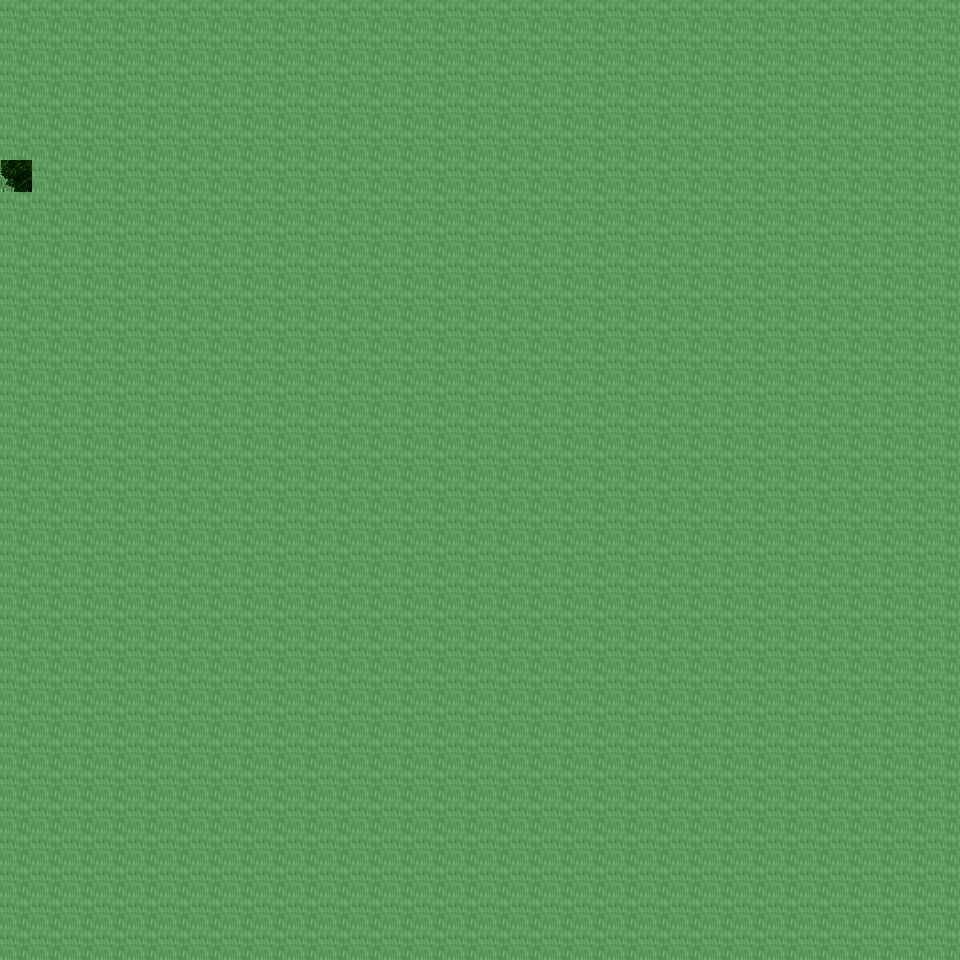

Below is a game level as drawn by its tile map, then a one-line description and the .tmx that defines it (tile-layer data replaced by summaries):
An orthogonal 30x30 tile map with 32x32 px tiles, 6 tile layers (Ground, Object, Object2, Above, ...), 19 tilesets and 1 object (mapchange).

<map version="1.0" orientation="orthogonal" renderorder="right-down" width="30" height="30" tilewidth="32" tileheight="32" nextobjectid="2">
  <tileset firstgid="1" name="tileset_ground_ground" tilewidth="32" tileheight="32" tilecount="33" columns="3">
    <image source="../drawable/tileset_ground_ground.png" width="96" height="352" />
  </tileset>
  <tileset firstgid="34" name="tileset_building_castle" tilewidth="32" tileheight="32" tilecount="320" columns="20">
    <image source="../drawable/tileset_building_castle.png" width="640" height="512" />
  </tileset>
  <tileset firstgid="354" name="tileset_plant_flower_daisy_white" tilewidth="32" tileheight="32" tilecount="8" columns="2">
    <image source="../drawable/tileset_plant_flower_daisy_white.png" width="64" height="128" />
  </tileset>
  <tileset firstgid="362" name="tileset_ground_mud_patch" tilewidth="32" tileheight="32" tilecount="4" columns="4">
    <image source="../drawable/tileset_ground_mud_patch.png" width="128" height="32" />
  </tileset>
  <tileset firstgid="366" name="tileset_plant_grasses" tilewidth="32" tileheight="32" tilecount="6" columns="3">
    <image source="../drawable/tileset_plant_grasses.png" width="96" height="64" />
  </tileset>
  <tileset firstgid="372" name="tileset_ground_cobbled_paving" tilewidth="32" tileheight="32" tilecount="1" columns="1">
    <image source="../drawable/tileset_ground_cobbled_paving.png" width="32" height="32" />
  </tileset>
  <tileset firstgid="373" name="tileset_plant_bush_bushes" tilewidth="32" tileheight="32" tilecount="10" columns="5">
    <image source="../drawable/tileset_plant_bush_bushes.png" width="160" height="64" />
  </tileset>
  <tileset firstgid="383" name="tileset_ground_grass_edges" tilewidth="32" tileheight="32" tilecount="36" columns="12">
    <image source="../drawable/tileset_ground_grass_edges.png" width="384" height="96" />
  </tileset>
  <tileset firstgid="419" name="tileset_ground_grass_corners" tilewidth="32" tileheight="32" tilecount="24" columns="6">
    <image source="../drawable/tileset_ground_grass_corners.png" width="192" height="128" />
  </tileset>
  <tileset firstgid="443" name="tileset_plant_tree_tree_darkgreen" tilewidth="32" tileheight="32" tilecount="88" columns="8">
    <image source="../drawable/tileset_plant_tree_tree_darkgreen.png" width="256" height="352" />
  </tileset>
  <tileset firstgid="531" name="tileset_plant_flower_daisy_yellow" tilewidth="32" tileheight="32" tilecount="8" columns="2">
    <image source="../drawable/tileset_plant_flower_daisy_yellow.png" width="64" height="128" />
  </tileset>
  <tileset firstgid="539" name="tileset_plant_flower_daisy_red" tilewidth="32" tileheight="32" tilecount="8" columns="2">
    <image source="../drawable/tileset_plant_flower_daisy_red.png" width="64" height="128" />
  </tileset>
  <tileset firstgid="547" name="tileset_plant_flower_daisy_blue" tilewidth="32" tileheight="32" tilecount="8" columns="2">
    <image source="../drawable/tileset_plant_flower_daisy_blue.png" width="64" height="128" />
  </tileset>
  <tileset firstgid="555" name="tileset_building_fence_fence_chunky" tilewidth="32" tileheight="32" tilecount="21" columns="3">
    <image source="../drawable/tileset_building_fence_fence_chunky.png" width="96" height="224" />
  </tileset>
  <tileset firstgid="576" name="tileset_plant_bush_hedge" tilewidth="32" tileheight="32" tilecount="35" columns="5">
    <image source="../drawable/tileset_plant_bush_hedge.png" width="160" height="224" />
  </tileset>
  <tileset firstgid="611" name="tileset_plant_stump_stump_green" tilewidth="32" tileheight="32" tilecount="4" columns="2">
    <image source="../drawable/tileset_plant_stump_stump_green.png" width="64" height="64" />
  </tileset>
  <tileset firstgid="615" name="tileset_plant_stump_stump_brown" tilewidth="32" tileheight="32" tilecount="4" columns="2">
    <image source="../drawable/tileset_plant_stump_stump_brown.png" width="64" height="64" />
  </tileset>
  <tileset firstgid="619" name="tileset_logic_collision" tilewidth="32" tileheight="32" tilecount="1" columns="1">
    <image source="../drawable/tileset_logic_collision.png" width="32" height="32" />
  </tileset>
  <tileset firstgid="620" name="tileset_ground_grass_2" tilewidth="32" tileheight="32" tilecount="21" columns="3">
    <image source="../drawable/tileset_ground_grass_2.png" width="96" height="224" />
  </tileset>
  <layer name="Ground" width="30" height="30">
    <data>[900 cells, 218 non-empty, 1 distinct tile ids]</data>
  </layer>
  <layer name="Object" width="30" height="30">
    <data>[900 cells, 14 non-empty, 14 distinct tile ids]</data>
  </layer>
  <layer name="Object2" width="30" height="30">
    <data>[900 cells, 0 non-empty, 0 distinct tile ids]</data>
  </layer>
  <layer name="Above" width="30" height="30">
    <data>[900 cells, 62 non-empty, 23 distinct tile ids]</data>
  </layer>
  <layer name="Above2" width="30" height="30">
    <data>[900 cells, 0 non-empty, 0 distinct tile ids]</data>
  </layer>
  <layer name="Walkable" width="30" height="30">
    <data>[900 cells, 899 non-empty, 1 distinct tile ids]</data>
  </layer>
  <objectgroup name="MapEvents">
    <object id="1" name="west" type="mapchange" x="0" y="160" width="32" height="32">
      <properties>
        <property name="map" value="0_ados_mountain_n2_w2_x2_y4" />
        <property name="place" value="east" />
      </properties>
    </object>
  </objectgroup>
</map>
